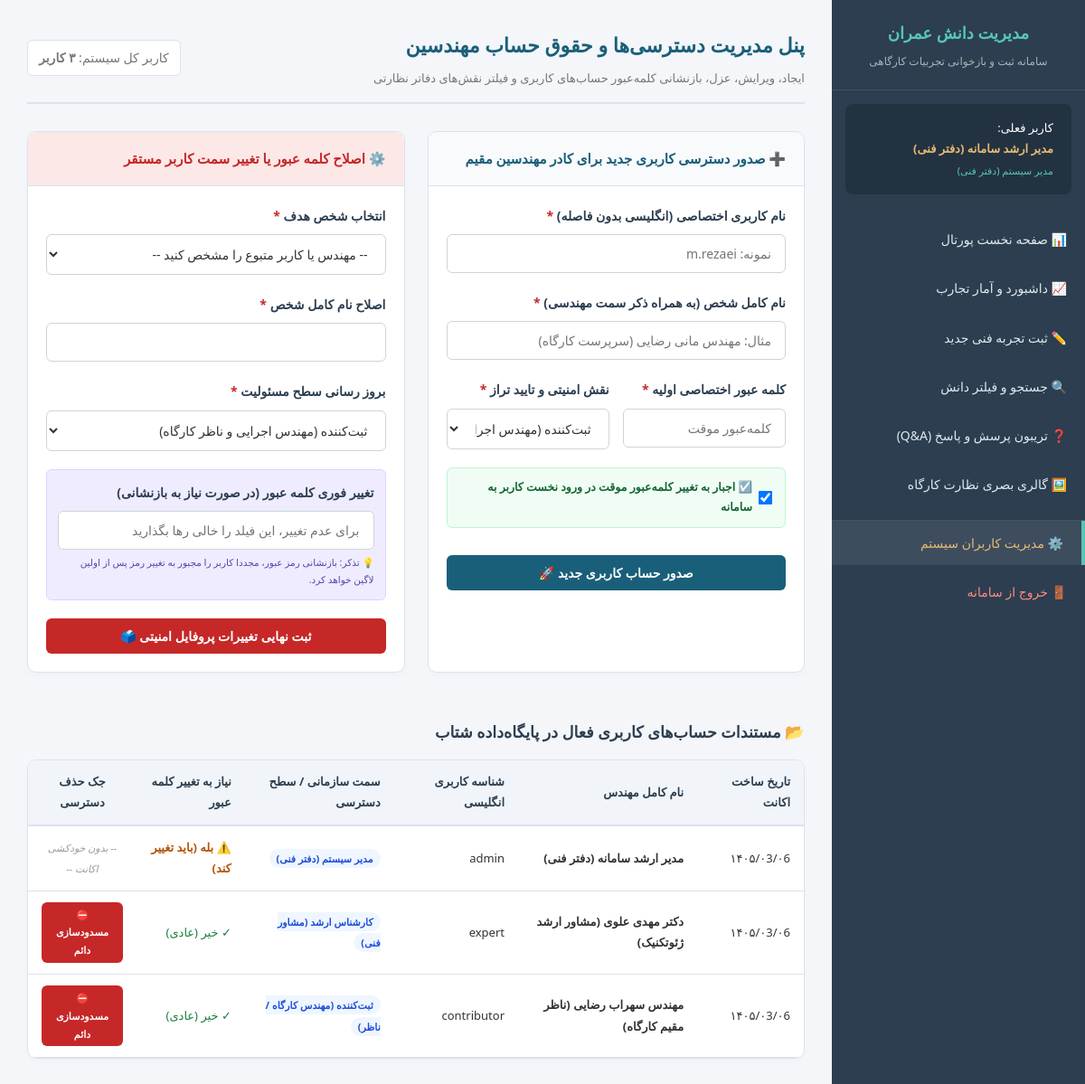
/admin_users.php (signed in), run on the app's committed database.
### tables this page shows
CREATE TABLE IF NOT EXISTS `users` (
  `id` INT AUTO_INCREMENT PRIMARY KEY,
  `username` VARCHAR(50) NOT NULL UNIQUE,
  `password_hash` VARCHAR(255) NOT NULL,
  `full_name` VARCHAR(100) NOT NULL,
  `role` ENUM('admin', 'expert', 'contributor') NOT NULL DEFAULT 'contributor',
  `password_must_change` TINYINT(1) NOT NULL DEFAULT 1,
  `created_at` TIMESTAMP DEFAULT CURRENT_TIMESTAMP
);

### functions.php (called while the page is built, shortened)
<?php
function h($string) {
    return htmlspecialchars(trim($string), ENT_QUOTES, 'UTF-8');
}
function get_role_name($role) {
    switch ($role) {
        case 'admin': return 'مدیر سیستم (دفتر فنی)';
        case 'expert': return 'کارشناس ارشد (مشاور فنی)';
        case 'contributor': return 'ثبت‌کننده (مهندس کارگاه / ناظر)';
    }
}
function to_jalali($g_date_string) {
    $timestamp = strtotime($g_date_string);
    $g_y = (int)date('Y', $timestamp);
    $g_m = (int)date('m', $timestamp);
    $g_d = (int)date('d', $timestamp);
    $g_days_in_month = array(31, 28, 31, 30, 31, 30, 31, 31, 30, 31, 30, 31);
    $j_days_in_month = array(31, 31, 31, 31, 31, 31, 30, 30, 30, 30, 30, 29);
    $gy = $g_y - 1600;
    $gm = $g_m - 1;
    $gd = $g_d - 1;
    $g_day_no = 365 * $gy + floor(($gy + 3) / 4) - floor(($gy + 99) / 100) + floor(($gy + 399) / 400);
    for ($i = 0; $i < $gm; ++$i) {
        $g_day_no += $g_days_in_month[$i];
    }
    $g_day_no += $gd;
    $j_day_no = $g_day_no - 79;
    $j_np = floor($j_day_no / 12053);
    $j_day_no %= 12053;
    $jy = 979 + 33 * $j_np + 4 * floor($j_day_no / 1461);
    $j_day_no %= 1461;
    if ($j_day_no >= 366) {
        $jy += floor(($j_day_no - 1) / 365);
        $j_day_no = ($j_day_no - 1) % 365;
    }
    for ($i = 0; $i < 11 && $j_day_no >= $j_days_in_month[$i]; ++$i) {
        $j_day_no -= $j_days_in_month[$i];
    }
    $jm = $i + 1;
    $jd = $j_day_no + 1;
    $jm_str = $jm < 10 ? '۰' . $jm : convert_en_to_fa_digits($jm);
    $jd_str = $jd < 10 ? '۰' . $jd : convert_en_to_fa_digits($jd);
    $jy_str = convert_en_to_fa_digits($jy);
    return $jy_str . '/' . $jm_str . '/' . $jd_str;
}
function convert_en_to_fa_digits($string) {
    $en = array('0', '1', '2', '3', '4', '5', '6', '7', '8', '9');
    $fa = array('۰', '۱', '۲', '۳', '۴', '۵', '۶', '۷', '۸', '۹');
    return str_replace($en, $fa, (string)$string);
}

### admin_users.php (the view, shortened to what this page needs)
<?php
require_once __DIR__ . '/functions.php';
$current_admin_id = $_SESSION['user_id'];
try {
    $users_stmt = $pdo->query("SELECT id, username, full_name, role, password_must_change, created_at FROM users ORDER BY created_at DESC");
    $all_users = $users_stmt->fetchAll();
} catch (PDOException $e) {
    die("خطا شدید در بارگذاری مخزن کاربران: " . h($e->getMessage()));
}
?>
<!DOCTYPE html>
<html lang="fa" dir="rtl">
<head>
    <link rel="stylesheet" href="style.css">
</head>
<body>
<div class="wrapper">
    <aside class="sidebar">
        <div class="sidebar-header">
            <h1>مدیریت دانش عمران</h1>
            <p>سامانه ثبت و بازخوانی تجربیات کارگاهی</p>
        </div>
        <div class="user-profile-widget">
            <span class="text-muted">کاربر فعلی:</span><br>
            <span class="user-name"><?= h($_SESSION['user_fullname']) ?></span><br>
            <span style="font-size: 11px; color:#57c5b6;"><?= get_role_name($_SESSION['user_role']) ?></span>
        </div>
        <ul class="sidebar-menu">
            <li><a href="index.php">📊 صفحه نخست پورتال</a></li>
            <li><a href="dashboard.php">📈 داشبورد و آمار تجارب</a></li>
            <li><a href="add_knowledge.php">✏️ ثبت تجربه فنی جدید</a></li>
            <li><a href="knowledge_list.php">🔍 جستجو و فیلتر دانش</a></li>
            <li><a href="qna.php">❓ تریبون پرسش و پاسخ (Q&A)</a></li>
            <li><a href="gallery.php">🖼️ گالری بصری نظارت کارگاه</a></li>
            <li class="active" style="border-top: 1px solid rgba(255,255,255,0.1); margin-top:10px;"><a href="admin_users.php" style="color:#e5ba73;">⚙️ مدیریت کاربران سیستم</a></li>
            <li style="margin-top: auto;"><a href="logout.php" style="color: #ff8a80;">🚪 خروج از سامانه</a></li>
        </ul>
    </aside>
    <main class="main-content">
        <header class="content-header">
            <div>
                <h2>پنل مدیریت دسترسی‌ها و حقوق حساب مهندسین</h2>
                <p style="color: var(--text-muted); font-size: 13px; margin-top:5px;">ایجاد، ویرایش، عزل، بازنشانی کلمه‌عبور حساب‌های کاربری و فیلتر نقش‌های دفاتر نظارتی</p>
            </div>
            <div class="datetime-display">
                کاربر کل سیستم: <strong><?= convert_en_to_fa_digits(count($all_users)) ?> کاربر</strong>
            </div>
        </header>
        <div class="dashboard-grid" style="grid-template-columns: 1fr 1fr;">
            <div class="card">
                <div class="card-title" style="background:#f8fafc; color: var(--primary-color);">➕ صدور دسترسی کاربری جدید برای کادر مهندسین مقیم</div>
                <div class="card-body">
                    <form action="admin_users.php" method="POST">
                        <div class="form-group">
                            <label for="username" class="required">نام کاربری اختصاصی (انگلیسی بدون فاصله)</label>
                            <input type="text" name="username" id="username" class="form-control" placeholder="نمونه: m.rezaei" autocomplete="off" required>
                        </div>
                        <div class="form-group">
                            <label for="full_name" class="required">نام کامل شخص (به همراه ذکر سمت مهندسی)</label>
                            <input type="text" name="full_name" id="full_name" class="form-control" placeholder="مثال: مهندس مانی رضایی (سرپرست کارگاه)" required>
                        </div>
                        <div class="form-row">
                            <div class="form-col">
                                <div class="form-group">
                                    <label for="password" class="required">کلمه عبور اختصاصی اولیه</label>
                                    <input type="password" name="password" id="password" class="form-control" placeholder="کلمه‌عبور موقت" required>
                                </div>
                            </div>
                            <div class="form-col">
                                <div class="form-group">
                                    <label for="role" class="required">نقش امنیتی و تایید تراز</label>
                                    <select name="role" id="role" class="form-control" required>
                                        <option value="contributor">ثبت‌کننده (مهندس اجرایی و ناظر کارگاه)</option>
                                    </select>
                                </div>
                            </div>
                        </div>
                        <div class="form-group" style="background:#f0fdf4; border:1px solid #bbf7d0; padding:10px 15px; border-radius:6px; display:flex; align-items:center; gap:8px;">
                            <input type="checkbox" name="password_must_change" id="password_must_change" value="1" style="transform:scale(1.2); cursor:pointer;" checked>
                            <label for="password_must_change" style="margin-bottom:0; font-size:12.5px; color:#166534; cursor:pointer;">
                                ☑️ اجبار به تغییر کلمه‌عبور موقت در ورود نخست کاربر به سامانه
                            </label>
                        </div>
                        <button type="submit" name="add_user" class="btn btn-primary" style="width:100%; margin-top:10px;">صدور حساب کاربری جدید 🚀</button>
                    </form>
                </div>
            </div>
            <div class="card">
                <div class="card-title" style="background:#fde8e8; color: var(--danger-color)">⚙️ اصلاح کلمه عبور یا تغییر سمت کاربر مستقر</div>
                <div class="card-body">
                    <form action="admin_users.php" method="POST">
                        <div class="form-group">
                            <label for="user_id" class="required">انتخاب شخص هدف</label>
                            <select name="user_id" id="user_id" class="form-control" required>
                                <option value="">-- مهندس یا کاربر متبوع را مشخص کنید --</option>
                            </select>
                        </div>
                        <div class="form-group">
                            <label for="edit_full_name" class="required">اصلاح نام کامل شخص</label>
                            <input type="text" name="full_name" id="edit_full_name" class="form-control" required>
                        </div>
                        <div class="form-group">
                            <label for="edit_role" class="required">بروز رسانی سطح مسئولیت</label>
                            <select name="role" id="edit_role" class="form-control" required>
                                <option value="contributor">ثبت‌کننده (مهندس اجرایی و ناظر کارگاه)</option>
                            </select>
                        </div>
                        <div class="form-group" style="background:#efecff; border:1px solid #dcd4ff; padding:12px; border-radius:6px;">
                            <label for="reset_password">تغییر فوری کلمه عبور (در صورت نیاز به بازنشانی)</label>
                            <input type="password" name="reset_password" id="reset_password" class="form-control" placeholder="برای عدم تغییر، این فیلد را خالی رها بگذارید" autocomplete="off">
                            <p style="font-size:10.5px; color:#5546ad; margin-top:5px;">💡 تذکر: بازنشانی رمز عبور، مجددا کاربر را مجبور به تغییر رمز پس از اولین لاگین خواهد کرد.</p>
                        </div>
                        <button type="submit" name="edit_user" class="btn btn-danger" style="width:100%;">ثبت نهایی تغییرات پروفایل امنیتی 🗳️</button>
                    </form>
                </div>
            </div>
        </div>
        <h3 style="margin:25px 0 15px 0; color:var(--dark-slate); font-weight:700;">📂 مستندات حساب‌های کاربری فعال در پایگاه‌داده شتاب</h3>
        <div class="card">
            <div class="card-body" style="padding:0;">
                <table style="margin:0;">
                    <thead>
                        <tr>
                            <th>تاریخ ساخت اکانت</th>
                            <th>نام کامل مهندس</th>
                            <th>شناسه کاربری انگلیسی</th>
                            <th>سمت سازمانی / سطح دسترسی</th>
                            <th>نیاز به تغییر کلمه عبور</th>
                            <th style="width:120px; text-align:center;">جک حذف دسترسی</th>
                        </tr>
                    </thead>
                    <tbody>
                        <?php foreach($all_users as $usr): ?>
                            <tr>
                                <td><?= to_jalali($usr['created_at']) ?></td>
                                <td style="font-weight:bold;"><?= h($usr['full_name']) ?></td>
                                <td><code><?= h($usr['username']) ?></code></td>
                                <td>
                                    <span style="background:#eff6ff; color:#1d4ed8; padding:3px 8px; border-radius:20px; font-size:11px; font-weight:bold;">
                                        <?= get_role_name($usr['role']) ?>
                                    </span>
                                </td>
                                <td><?= $usr['password_must_change'] == 1 ? '<span style="color:#b45309; font-weight:bold;">⚠️ بله (باید تغییر کند)</span>' : '<span style="color:#15803d;">✓ خیر (عادی)</span>' ?></td>
                                <td style="text-align:center;">
                                    <?php if ($usr['id'] !== $current_admin_id): ?>
                                        <a href="admin_users.php?delete_user=<?= $usr['id'] ?>" class="btn btn-danger" style="padding:4px 8px; font-size:11px;" onclick="return confirm('آیا از حذف دائم و سلب دسترسی کامل این کاربر کارگاهی مطمئن هستید؟')">⛔ مسدودسازی دائم</a>
                                    <?php else: ?>
                                        <span style="font-size:11px; color:#999; font-style:italic;">-- بدون خودکشی اکانت --</span>
                                    <?php endif; ?>
                                </td>
                            </tr>
                        <?php endforeach; ?>
                    </tbody>
                </table>
            </div>
        </div>
    </main>
</div>
</body>
</html>

### style.css (style rules this page uses)
:root { --primary-color: #1a5f7a; --primary-hover: #13465b; --secondary-color: #57c5b6; --accent-color: #e5ba73; --dark-slate: #2c3e50; --bg-light: #f4f6f9; --card-bg: #ffffff; --text-main: #333333; --text-muted: #777777; --success-color: #2e7d32; --warning-color: #ef6c00; --danger-color: #c62828; --border-color: #dbe2ef; }
* { box-sizing: border-box; margin: 0; padding: 0; font-family: 'Vazirmatn', Tahoma, 'Segoe UI', Arial, sans-serif; transition: all 0.2s ease; }
body { direction: rtl; text-align: right; background-color: var(--bg-light); color: var(--text-main); font-size: 15px; line-height: 1.8; padding-bottom: 40px; }
.wrapper { display: flex; min-height: 100vh; }
.sidebar { width: 280px; background-color: var(--dark-slate); color: #fff; display: flex; flex-direction: column; padding: 20px 0; flex-shrink: 0; }
.sidebar-header { padding: 0 20px 20px 20px; border-bottom: 1px solid rgba(255, 255, 255, 0.1); text-align: center; }
.sidebar-header h1 { font-size: 18px; font-weight: 700; color: var(--secondary-color); margin-bottom: 5px; }
.sidebar-header p { font-size: 12px; color: rgba(255, 255, 255, 0.6); }
.user-profile-widget { padding: 15px 20px; background-color: rgba(0, 0, 0, 0.2); margin: 15px 15px 25px 15px; border-radius: 8px; font-size: 13px; }
.user-profile-widget .user-name { font-weight: bold; color: var(--accent-color); }
.sidebar-menu { list-style: none; display: flex; flex-direction: column; gap: 5px; }
.sidebar-menu li a { display: flex; align-items: center; gap: 12px; padding: 12px 20px; color: #e2e8f0; text-decoration: none; font-size: 14px; }
.sidebar-menu li a:hover, .sidebar-menu li.active a { background-color: rgba(255, 255, 255, 0.08); color: var(--secondary-color); border-right: 4px solid var(--secondary-color); }
.main-content { flex-grow: 1; padding: 30px; max-width: calc(100% - 280px); overflow-y: auto; }
.content-header { display: flex; justify-content: space-between; align-items: center; margin-bottom: 30px; border-bottom: 2px solid var(--border-color); padding-bottom: 15px; }
.content-header h2 { font-size: 22px; color: var(--primary-color); font-weight: 700; }
.datetime-display { font-size: 14px; color: var(--text-muted); background: #fff; padding: 6px 12px; border-radius: 6px; border: 1px solid var(--border-color); }
.btn { display: inline-flex; align-items: center; justify-content: center; gap: 8px; padding: 10px 20px; border-radius: 6px; font-size: 14px; font-weight: bold; cursor: pointer; text-decoration: none; border: none; text-align: center; }
.btn-primary { background-color: var(--primary-color); color: white; }
.btn-danger { background-color: var(--danger-color); color: white; }
.dashboard-grid { display: grid; grid-template-columns: 2fr 1fr; gap: 25px; }
.card { background-color: var(--card-bg); border-radius: 10px; border: 1px solid var(--border-color); box-shadow: 0 4px 6px rgba(0,0,0,0.02); margin-bottom: 25px; overflow: hidden; }
.card-title { padding: 16px 20px; background-color: #f8fafc; border-bottom: 1px solid var(--border-color); font-weight: 700; color: var(--dark-slate); display: flex; justify-content: space-between; align-items: center; }
.card-body { padding: 20px; }
table { width: 100%; border-collapse: collapse; margin-top: 10px; margin-bottom: 15px; }
table th { background-color: #f1f5f9; color: var(--dark-slate); padding: 12px 15px; font-weight: 700; font-size: 13px; border-bottom: 2px solid var(--border-color); text-align: right; }
table td { padding: 12px 15px; border-bottom: 1px solid var(--border-color); color: var(--text-main); font-size: 13px; }
.form-group { margin-bottom: 20px; }
.form-group label { display: block; font-weight: 600; font-size: 14px; color: var(--dark-slate); margin-bottom: 8px; position: relative; }
.form-group label.required::after { content: ' *'; color: var(--danger-color); }
.form-control { width: 100%; padding: 11px 15px; border: 1px solid #ced4da; border-radius: 6px; background-color: #fff; color: var(--text-main); font-size: 14px; outline: none; }
.form-row { display: flex; gap: 15px; }
.form-col { flex: 1; }

### data on the page
users: created_at "۱۴۰۵/۰3/۰6", full_name "مدیر ارشد سامانه (دفتر فنی)", username "admin", role "مدیر سیستم (دفتر فنی)", password_must_change "⚠️ بله (باید تغییر کند)", shows "-- بدون خودکشی اکانت --"
users: created_at "۱۴۰۵/۰3/۰6", full_name "دکتر مهدی علوی (مشاور ارشد ژئوتکنیک)", username "expert", role "کارشناس ارشد (مشاور فنی)", password_must_change "✓ خیر (عادی)"
users: created_at "۱۴۰۵/۰3/۰6", full_name "مهندس سهراب رضایی (ناظر مقیم کارگاه)", username "contributor", role "ثبت‌کننده (مهندس کارگاه / ناظر)", password_must_change "✓ خیر (عادی)"

### other printed values
$_SESSION['user_fullname'] "مدیر ارشد سامانه (دفتر فنی)"
get_role_name($_SESSION['user_role']) "مدیر سیستم (دفتر فنی)"
convert_en_to_fa_digits(count($all_users)) "۳"
